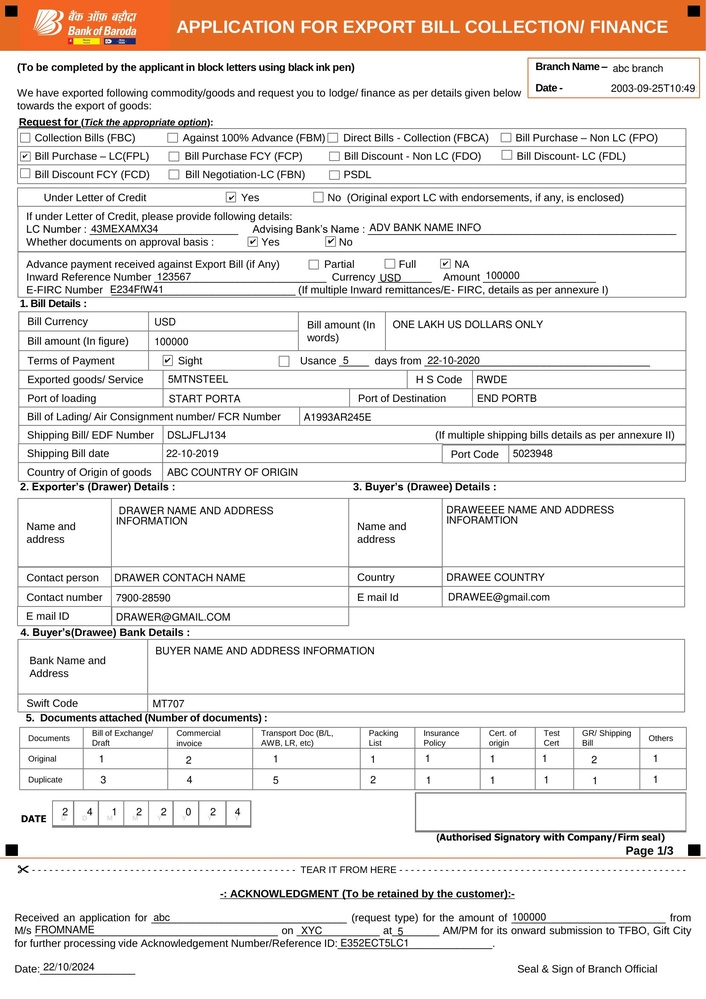
#> input picture data/Export-Bill_filled_sample0.jpg, 706 x 999 px, shrunk from 1654 x 2339 before the run, found by its file name
$ python main.py
#> lines starting #> are read from the running program, lines starting #| are printed output that depends on the picture; after the words box and inside, x2 and y2 are one past the last pixel; in counts of white or black regions, pixels touching at a corner belong together
### src/main_v2/preprocessor.py
import cv2
import numpy as np
from PIL import Image

class ImagePreprocessor:
    def __init__(self, erosion_kernel, dilation_kernel, binary_threshold):
        self.erosion_kernel = erosion_kernel
        self.dilation_kernel = dilation_kernel
        self.binary_threshold = binary_threshold

    def preprocess(self, img=None,image_path=None,roi = None):
        # img = Image.open(image_path).convert('L')
        # img_arr = np.array(img)

        if image_path:
            img = cv2.imread(image_path, cv2.IMREAD_GRAYSCALE)
        else:
            img = cv2.cvtColor(img, cv2.COLOR_BGR2GRAY)

        if roi:
            x1, y1, x2, y2 = roi
            img = img[y1:y2, x1:x2]


        eroded = self._erode(img)
        dilated = self._dilate(eroded)
        binary_image = self._binarize(dilated)
        return img,binary_image

    def _erode(self, image):
        return cv2.erode(image.copy(), kernel=np.ones(self.erosion_kernel, np.uint8))

    def _dilate(self, image):
        return cv2.dilate(image.copy(), kernel=np.ones(self.dilation_kernel, np.uint8))

    def _binarize(self, image):
        _, binary = cv2.threshold(image, self.binary_threshold, 255, cv2.THRESH_BINARY)
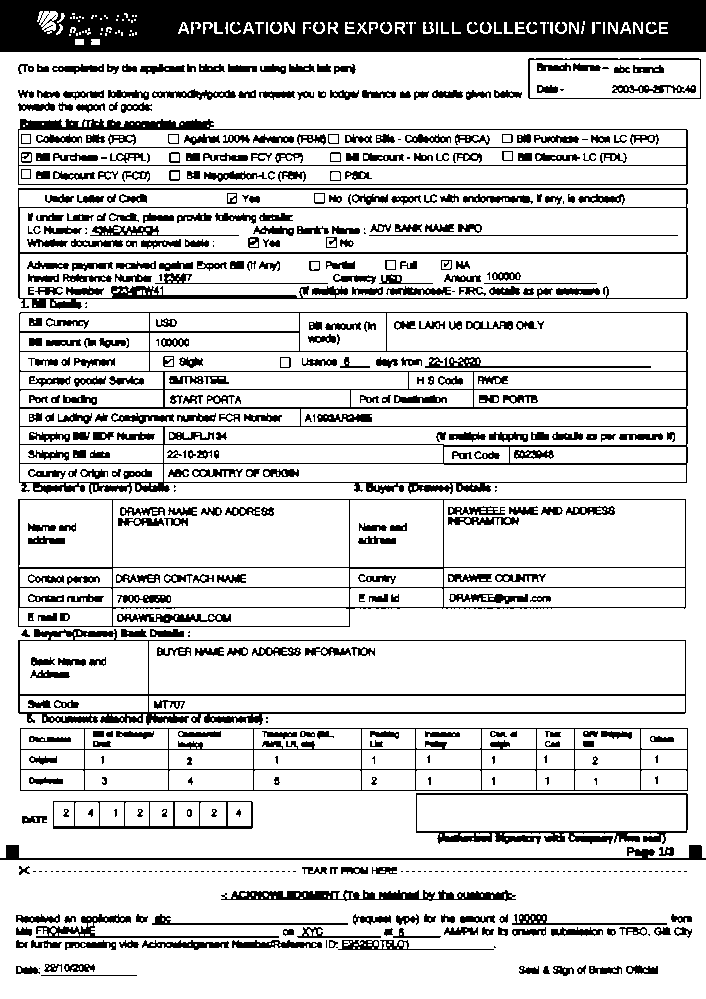
#> binary: shape (999, 706); 81.1% white; 572 black regions (153 under 20 px), largest, box (x1, y1, x2, y2) and area: (0, 0, 706, 52) 33755, (19, 312, 688, 494) 10118, (18, 188, 688, 309) 6018
        return binary

### src/main_v2/main.py
import argparse
import json
import time
from dataclasses import dataclass
from typing import List, Tuple, Optional, Union
import cv2
import numpy as np
import logging
from pathlib import Path

from tqdm import tqdm

from src.main_v2.preprocessor import ImagePreprocessor

logger = logging.getLogger(__name__)
logging.basicConfig(level=logging.DEBUG)


@dataclass
class PatternMatchResult:
    """Data class to store pattern matching results."""
    position: Tuple[int, int]
    neighborhood: np.ndarray = None
    confidence: float = None


@dataclass
class PreprocessConfig:
    erosion_kernel: Tuple[int, int] = (2, 2)
    dilation_kernel: Tuple[int, int] = (2, 2)
    binary_threshold: int = 200


# [38 lines left out: function find_pattern_3x3_fast, not called in this run]


class ImagePatternMatcher:
    def __init__(self, logger: Optional[logging.Logger] = None):
        self.logger = logger or logging.getLogger(__name__)
        self._image: Optional[np.ndarray] = None
        self._binary: Optional[np.ndarray] = None
        self._pattern: Optional[np.ndarray] = None


    def load_image(self, image_source: Union[str, Path, np.ndarray], preprocess_config: PreprocessConfig) -> bool:
        try:
            self._preprocess = ImagePreprocessor(**preprocess_config.__dict__)
            self._image, self._gray_image = self._preprocess.preprocess(image_path=image_source)
            cv2.imwrite("gray_image.png", self._gray_image)
            self._binary = np.where(self._gray_image == 255, 1, 0)
            self._inv_binary = np.where(self._binary == 1, 0, 1)
            self.logger.info(f"Image loaded and preprocessed. Shape: {self._image.shape}")
            return True

        except Exception as e:
            self.logger.error(f"Error loading image: {str(e)}")
            raise ValueError(f"Image loading failed: {str(e)}")

    def compute_cumsum_arrays(self, arr):
        """Compute cumulative sum arrays for the binary image."""
        self.image_arr_x_cumsum = np.cumsum(arr, axis=1)
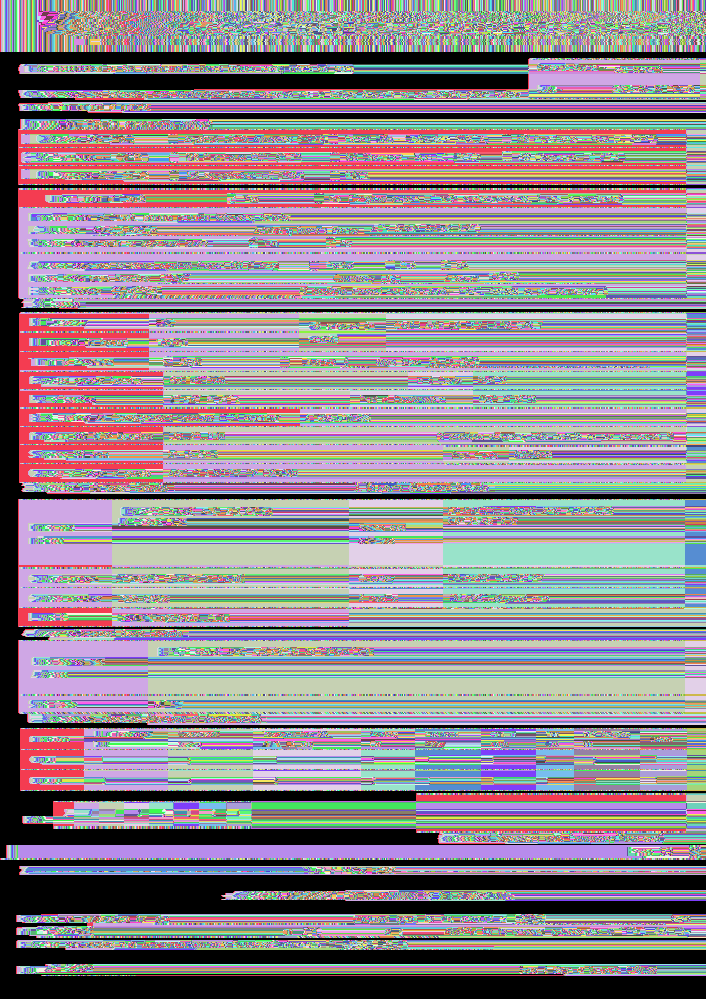
#> self.image_arr_x_cumsum: shape (999, 706) int64; 707 distinct labels, from 0 to 706; one colour per label, 0 black
        self.image_arr_y_cumsum = np.cumsum(arr, axis=0)
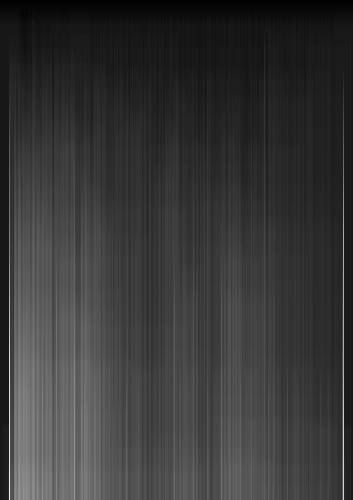
#> self.image_arr_y_cumsum: shape (999, 706) int64 (shown at 1/2 size); min 1, max 549, mean 120.7; drawn with min black and max white


    # [4 lines left out: function is_box, not called in this run]

    def get_iloc(self,arr,x1,y1):
        return arr[y1][x1]

    # [21 lines left out: functions print_np, get_indices_of_value, not called in this run]

def get_rotate_and_imposed_indices(arr:np.ndarray):
    new_rot_array = np.rot90(arr, k=2)
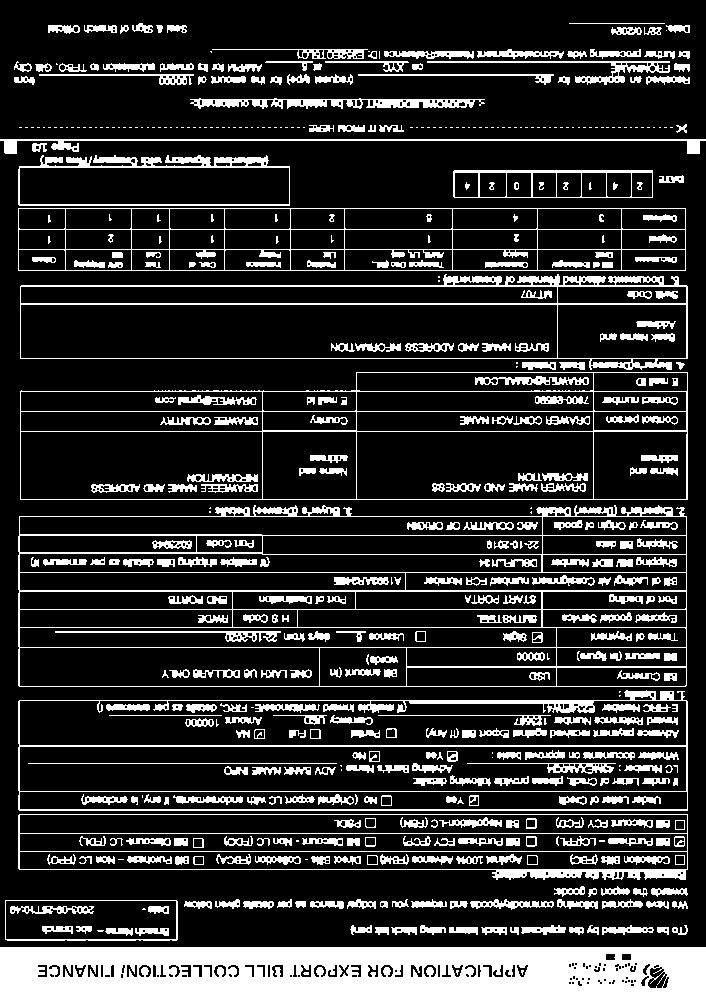
#> new_rot_array: shape (999, 706) int64; values 0 (black) and 1 (white), 18.9% white; 572 white regions (153 under 20 px), largest, box (x1, y1, x2, y2) and area: (0, 947, 706, 999) 33755, (18, 505, 687, 687) 10118, (18, 690, 688, 811) 6018
    both_ones = (arr == 1) & (new_rot_array == 1)
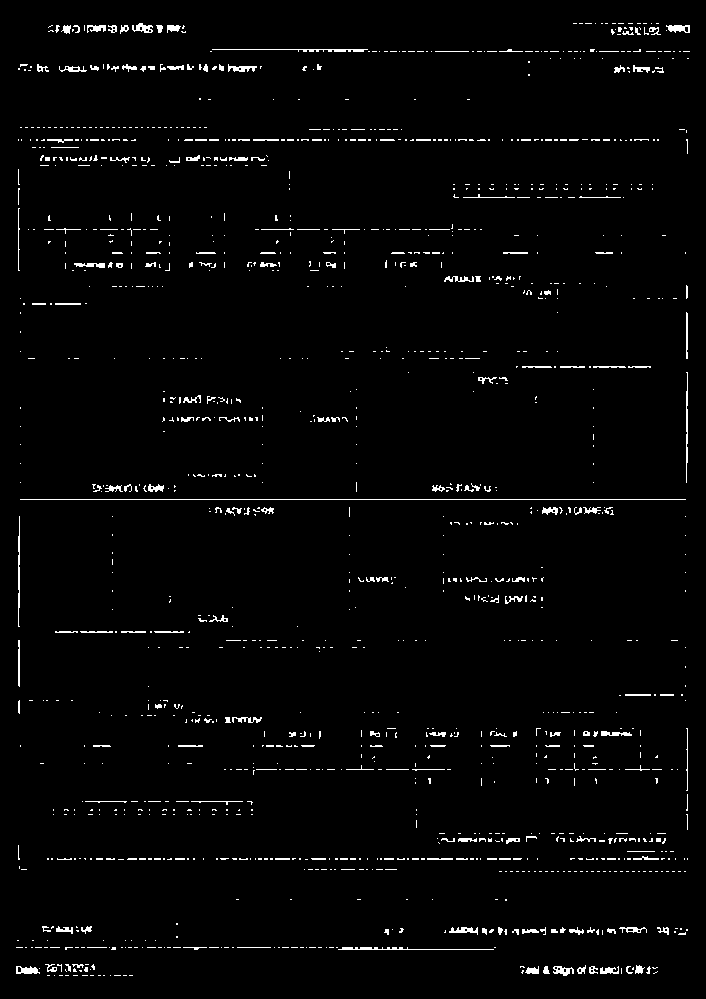
#> both_ones: shape (999, 706) bool; 2.2% white in thin lines or dots
    indices = np.where(both_ones)
#> indices = 15490 positions, rows 23 to 975, columns 16 to 689
    return indices


# [7 lines of commented-out code are left out]

def get_merged_indices_from_image(image_arr=None):
    indices = get_rotate_and_imposed_indices(image_arr)
#> indices = 15490 positions, rows 23 to 975, columns 16 to 689

    print(indices[0].shape)  # shape (32494,)
#| (15490,)
    print(indices[1].shape)  # shape (32494,)
#| (15490,)

    np_concatenated = np.concatenate((indices[0].reshape(-1, 1), indices[1].reshape(-1, 1)), axis=1)
#> np_concatenated = 15490 pairs, first value 23 to 975, second value 16 to 689
    return np_concatenated


def main(image_path: str, threshold: int = 125, confidence: float = 0.8):
    start_time = time.perf_counter()

    matcher = ImagePatternMatcher()
    preprocess_config = PreprocessConfig()

    matcher.load_image(image_path, preprocess_config=preprocess_config)

    image_arr = matcher._inv_binary.copy()
    logger.debug(f"Image shape : {image_arr.shape}")

    matcher.compute_cumsum_arrays(image_arr.copy())

    updated_image_indices = get_merged_indices_from_image(image_arr=image_arr)
#> updated_image_indices has the same summary as np_concatenated in get_merged_indices_from_image
    # [10 lines of commented-out code are left out]

    end_time = time.perf_counter()
    print(f"Duration: {end_time - start_time} seconds")


if __name__ == "__main__":
    main("/home/ntlpt59/MAIN/experiments/checkbox_optimized/data/Export-Bill_filled_sample0.jpg")


# [12 lines of commented-out code are left out]

$ run again, with data/Export-Bill_filled_sample1.jpg copied over data/Export-Bill_filled_sample0.jpg
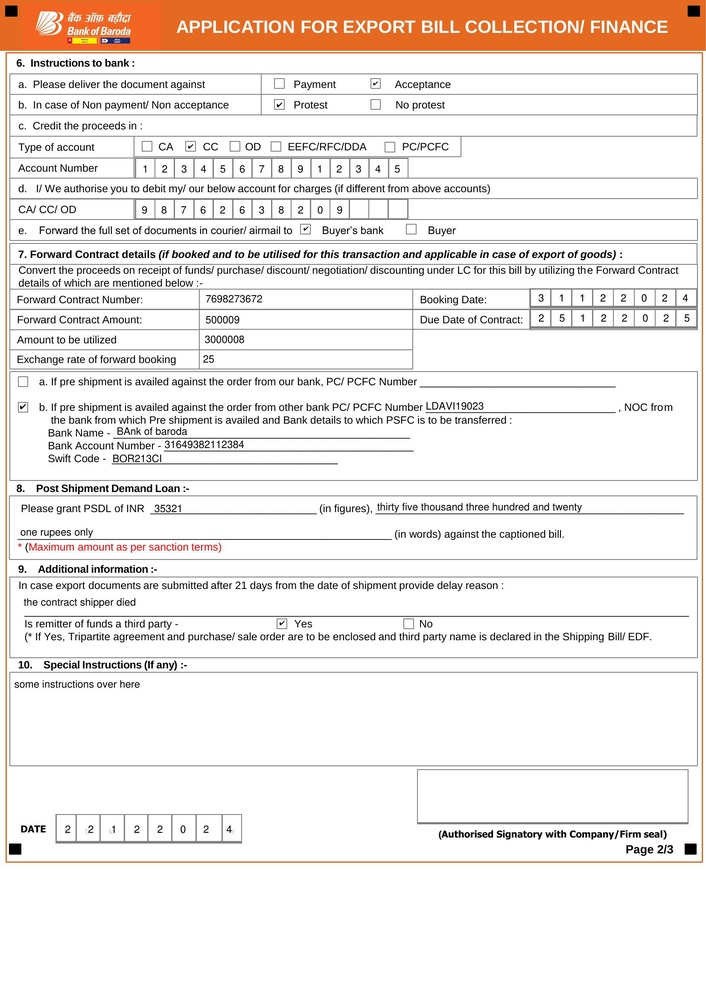
#> input picture data/Export-Bill_filled_sample1.jpg, 706 x 999 px, shrunk from 1654 x 2339 before the run, found by its file name
#> in _binarize, `_, binary = cv2.threshold(image, self.binary_threshold, 255, cv2.THRES..`:
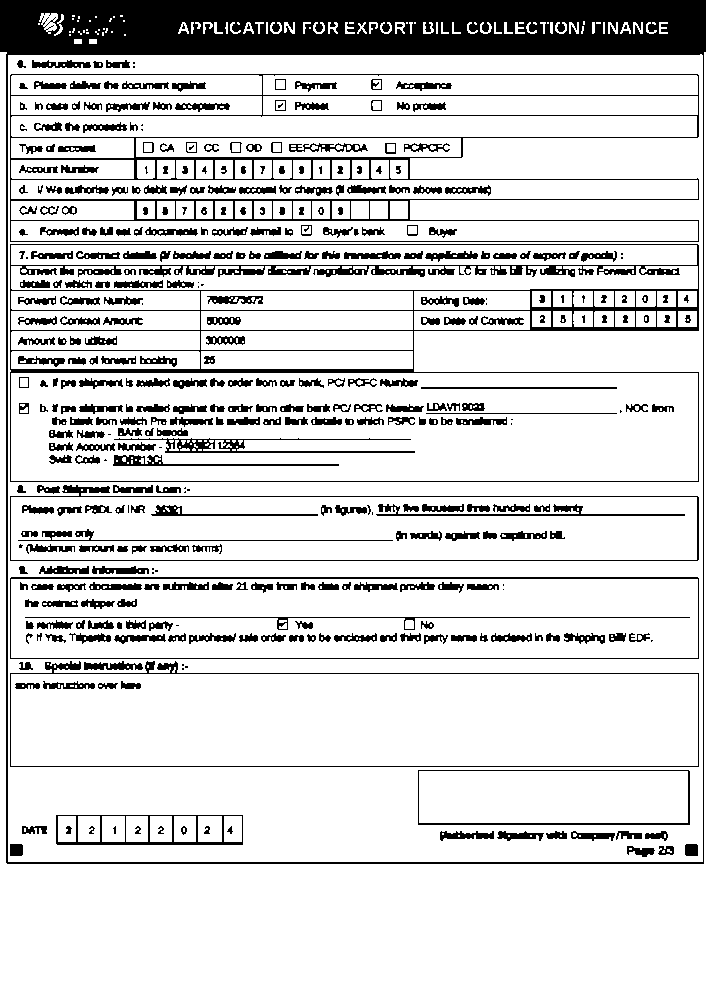
#> binary: shape (999, 706); 83.8% white; 413 black regions (49 under 20 px), largest, box (x1, y1, x2, y2) and area: (0, 0, 706, 864) 39846, (10, 244, 699, 482) 11642, (10, 74, 699, 242) 8696
#> self.image_arr_x_cumsum: shape (999, 706) int64; 707 distinct labels, from 0 to 706
#> new_rot_array: shape (999, 706) int64; values 0 (black) and 1 (white), 16.2% white; 413 white regions (49 under 20 px), largest, box (x1, y1, x2, y2) and area: (0, 135, 706, 999) 39846, (7, 517, 696, 755) 11642, (7, 757, 696, 925) 8696
#> in get_rotate_and_imposed_indices, `both_ones = (arr == 1) & (new_rot_array == 1)`:
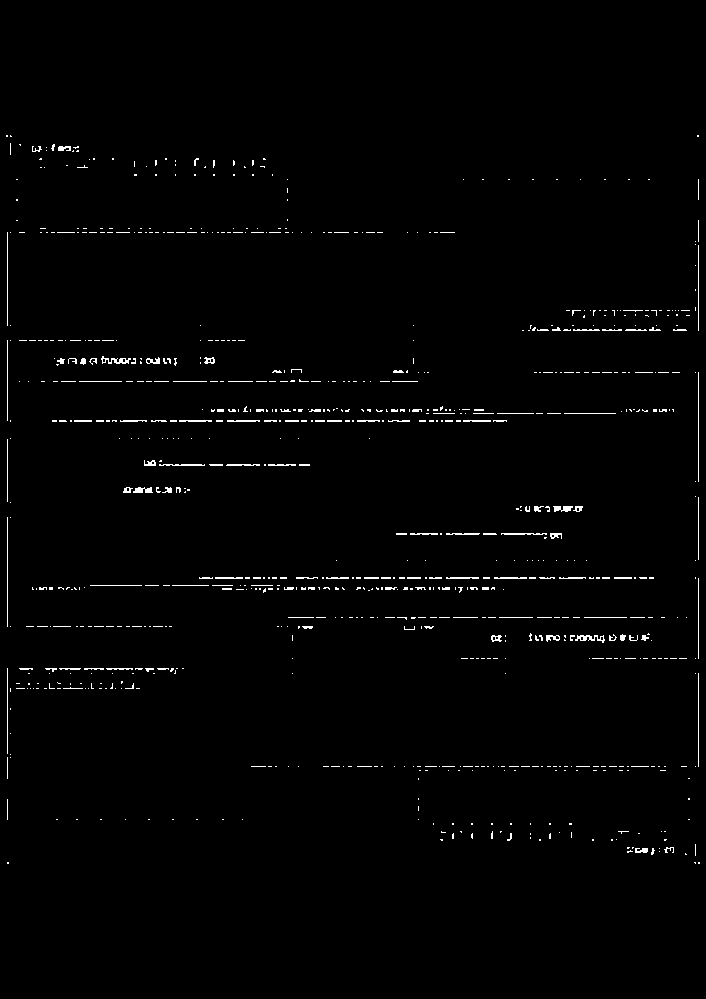
#> both_ones: shape (999, 706) bool; 1.2% white in thin lines or dots, all inside (x1, y1, x2, y2) = (6, 135, 700, 864)
#> in get_rotate_and_imposed_indices, `indices = np.where(both_ones)`: indices = 8454 positions, rows 135 to 863, columns 6 to 699
#| (8454,)
#| (8454,)
#> np_concatenated = 8454 pairs, first value 135 to 863, second value 6 to 699
#> updated_image_indices has the same summary as np_concatenated in get_merged_indices_from_image
